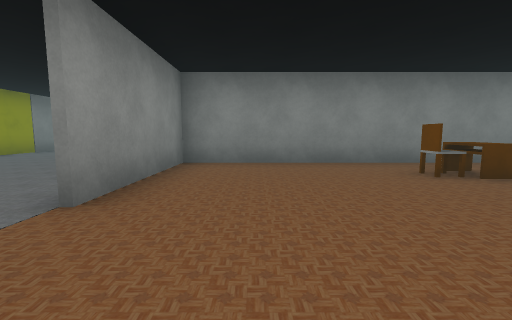
View 1 (above)

23 first-person views from a walk through a Unity game level. The camera is 1.3 m above the floor, tilts 6° down and sees 90° across. Doors are open. The floor is counted in squares, 2 m on a side. Each view is taken from the middle of a square. On the plan, view 1 faces up. The plan holds only what a view shows up to about 9 squares ahead; the rest is blank. The place goes on beyond the plan. The player is left out. Some animated figures are not drawn. Some surface patterns are stand-ins.

View 2
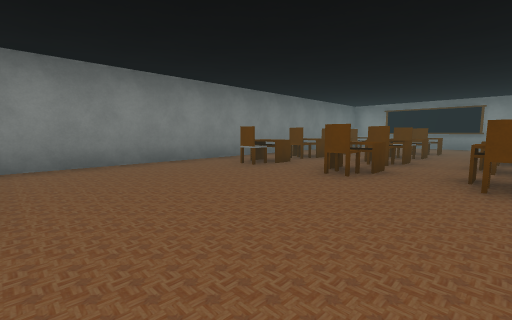

View 3
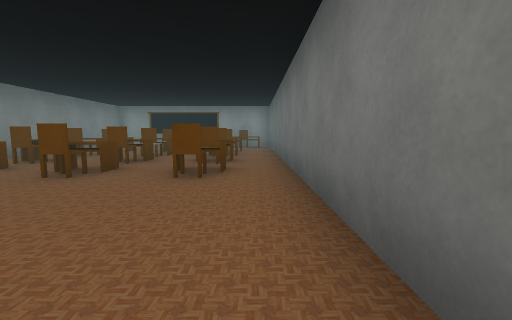

View 4
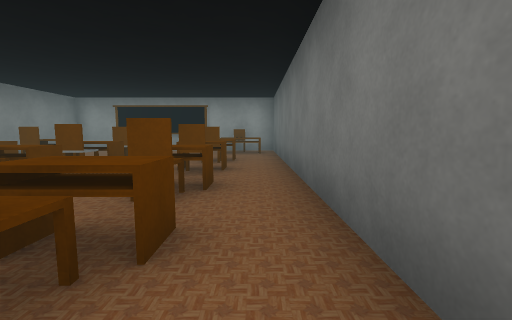

View 5
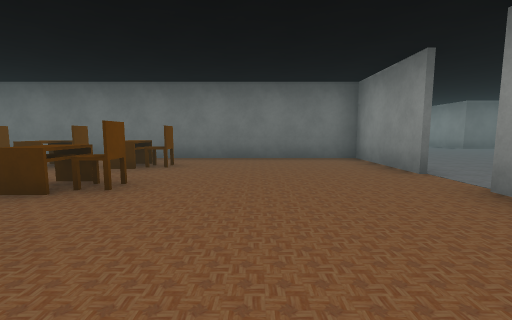

View 6
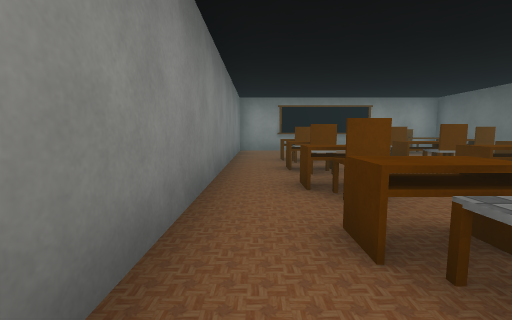

View 7
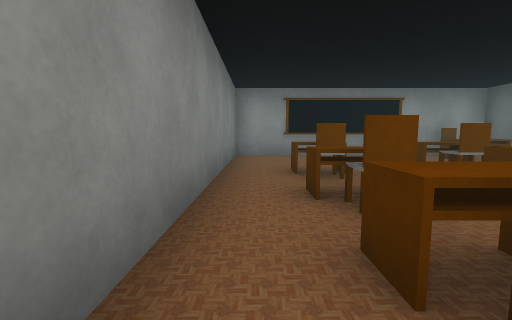

View 8
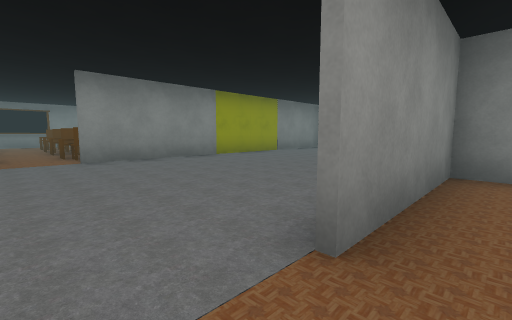

View 9
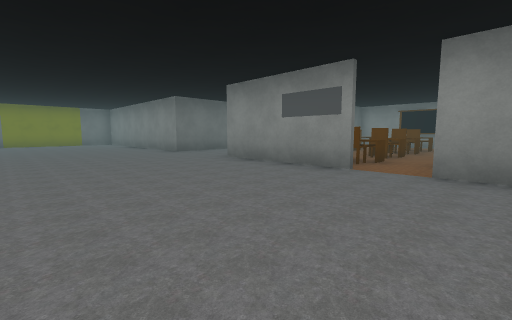

View 10
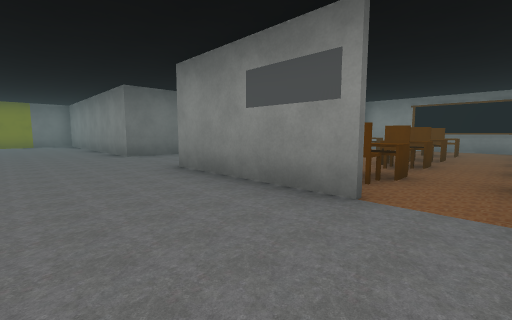

View 11
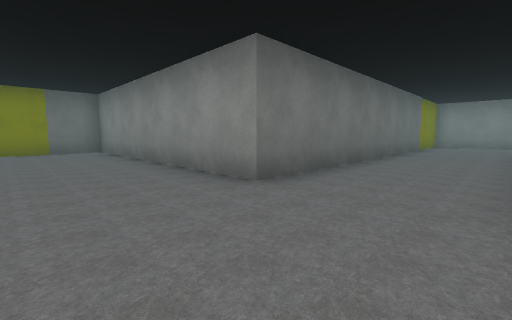

View 12
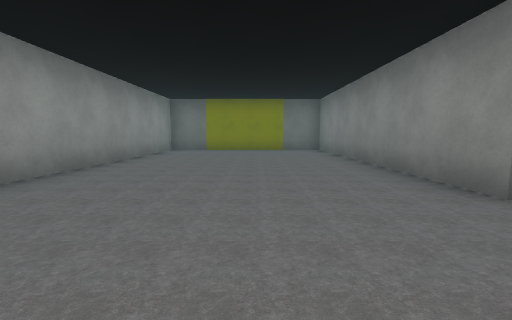

View 13
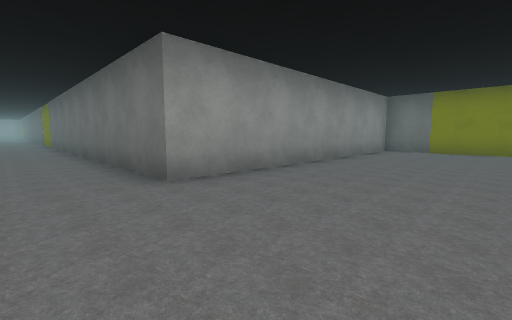

View 14
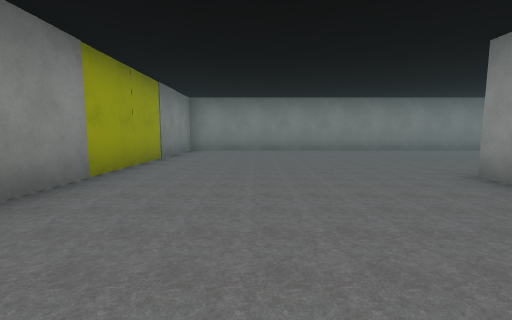

View 15
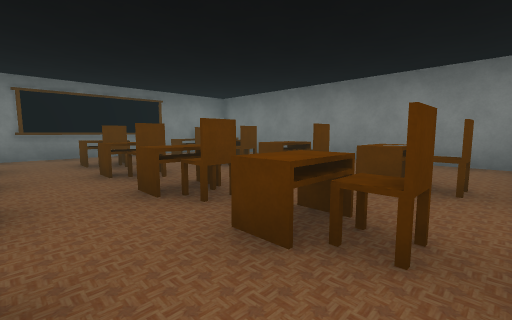

View 16
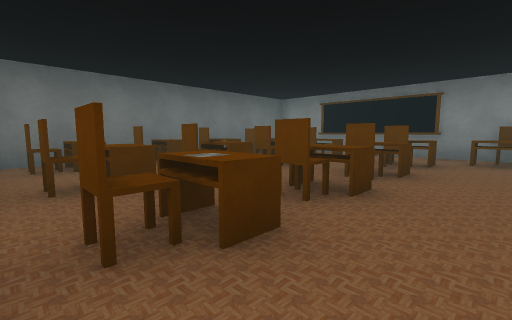

View 17
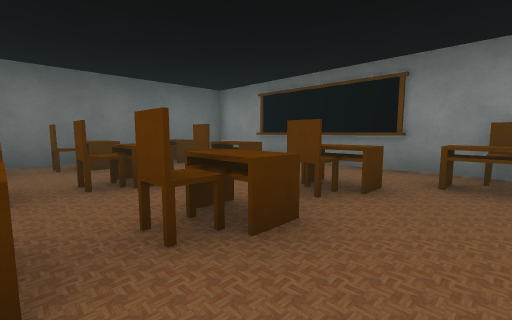

View 18
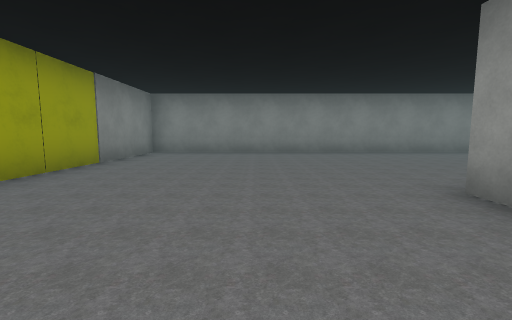

View 19
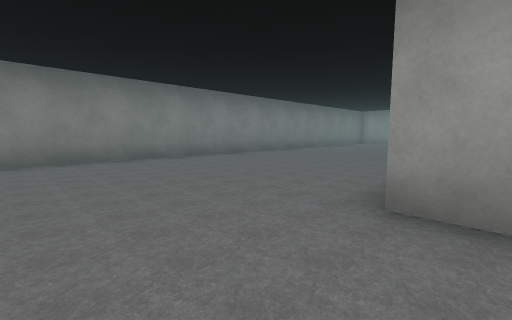

View 20
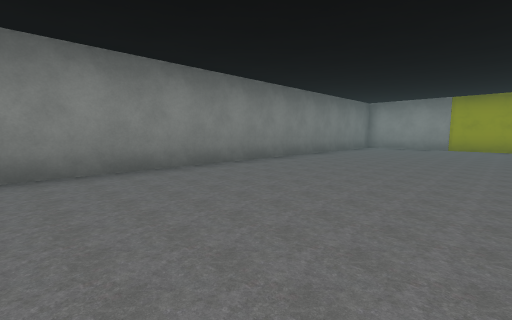

View 21
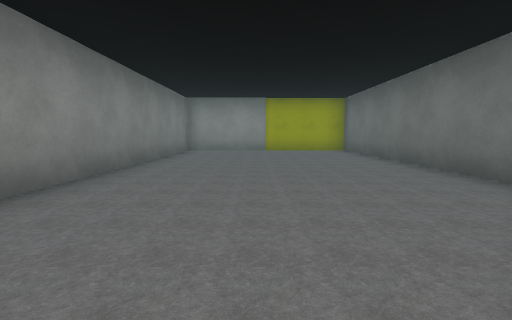

View 22
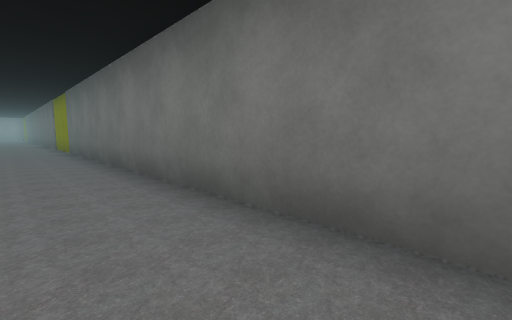

View 23
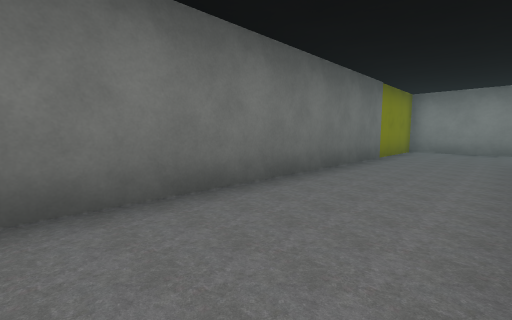

### Floor plan
Points are (right, up) in squares from view 1. A wall is a line through its corners. A room is listed if a view was taken in it or the views show most of it. See-through windows are left out.
Room 1 (views 1, 2, 3, 4, 5, 6, 7, 8)
walls: (-1.6, 1) (-1.6, -1.7) (11.4, -1.7); (11.5, 5.6) (-1.6, 5.6) (-1.6, 2.1)
ways out: open door at (-2, 1.5) to room 2
objects: other object (3, 0); other object (3, 2); other object (3, 4); other object (5, 0); other object (5, 2); other object (5, 4); other object (6, 0); other object (6, 2); other object (6, 4); other object (7, 0); other object (7, 2); other object (7, 4); other object (8, 0); other object (8, 2); other object (8, 4); other object (10, -1); other object (11, -1) to (11, 0)
Room 2 (views 9, 10, 11, 12, 13, 14, 15, 16, 17, 18, 19, 20, 21, 22, 23)
walls: (-7.4, 1) (-7.4, -1.2); (-1.7, 4.9) (-1.7, 5.8); (-7.9, 5.2) (-14.1, 5.2); (5.1, 5.7) (11, 5.7); (-15.9, 4.1) (-15.9, -2.4) (-14.4, -2.4); (-1.7, -12.6) (-1.7, -4.6) (10.2, -4.6); (-18.9, -2.9) (-18.9, -5.4) (-7.4, -5.4) (-7.4, -12.9) (-2, -12.9); (11, 11.5) (-7.4, 11.5) (-7.4, 2.1)
ways out: open door at (-2, 1.5) to room 1; open door at (-8, 1.5)
objects: other object (-15, 3); other object (-15, 4); other object (-14, -2) to (-14, -1); other object (-14, 1); other object (-14, 2) to (-14, 3); other object (-13, -2) to (-12, -2); other object (-12, 0) to (-12, 1); other object (-12, 2) to (-12, 3); other object (-11, -2); other object (-11, 0) to (-11, 1); other object (-11, 2) to (-11, 3); other object (-10, -2) to (-10, -1); other object (-10, 0) to (-10, 1); other object (-10, 2); other object (-9, -2); other object (-9, 0) to (-9, 1); other object (-9, 2) to (-9, 3); other object (-8, -2)

Where each view was taken, in squares from view 1:
view 1: 0 up, 0 right, facing up
view 2: 0 up, 1 left, facing up-right
view 3: 1 down, 1 left, facing right
view 4: 1 down, 2 right, facing right
view 5: 5 up, 1 right, facing down
view 6: 5 up, 2 right, facing right
view 7: 5 up, 4 right, facing right
view 8: 1 up, 1 left, facing up-left
view 9: 3 up, 3 left, facing down-left
view 10: 2 up, 5 left, facing down-left
view 11: 3 down, 5 left, facing down-left
view 12: 3 down, 5 left, facing down
view 13: 3 down, 5 left, facing down-right
view 14: 2 up, 5 left, facing up
view 15: 1 down, 8 left, facing up-left
view 16: 4 up, 8 left, facing down-left
view 17: 4 up, 11 left, facing down-left
view 18: 3 up, 4 left, facing up
view 19: 5 up, 4 left, facing up-right
view 20: 7 up, 0 right, facing up-right
view 21: 9 up, 2 right, facing right
view 22: 3 down, 1 left, facing down-right
view 23: 3 down, 9 left, facing down-left
